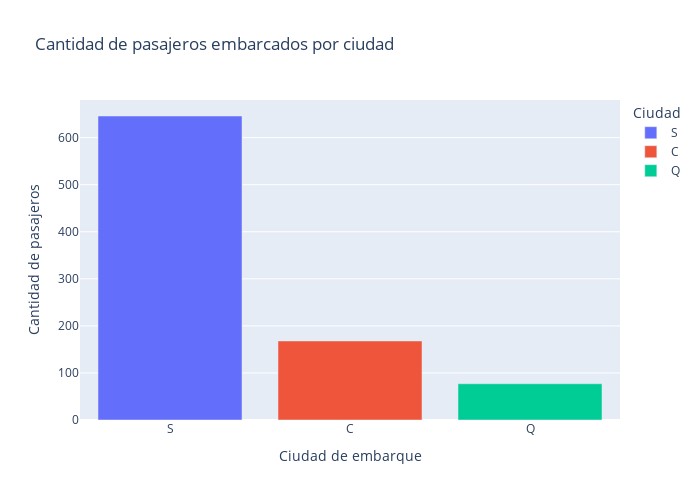

The notebook cell this image was saved under:
### Markdown cell above
### Gráfico de pasajeros embarcados en función del puerto de embarque

### Code cell
# Calculamos el número de pasajeros embarcados en cada ciudad
ciudades_embarcadas = df['Embarked'].value_counts().reset_index()
ciudades_embarcadas.columns = ['Ciudad', 'Cantidad de Pasajeros']

# Creamos el gráfico de barras con Plotly Express
fig = px.bar(ciudades_embarcadas, x='Ciudad', y='Cantidad de Pasajeros', 
             color='Ciudad', template='plotly', 
             title='Cantidad de pasajeros embarcados por ciudad', width=700, height=500)
# Actualizamos el nombre del título de nuestros ejes
fig.update_layout(xaxis_title='Ciudad de embarque', yaxis_title='Cantidad de pasajeros')
# Mostramos el gráfico
fig.show()

### Figure 1 — Plotly figure (JSON) as saved in the notebook; plotly's stock layout.template omitted (floating-point values rounded to 4 significant figures)
{"data": [{"alignmentgroup": "True", "hovertemplate": "Ciudad=%{x}<br>Cantidad de Pasajeros=%{y}<extra></extra>", "legendgroup": "S", "marker": {"color": "#636efa", "pattern": {"shape": ""}}, "name": "S", "offsetgroup": "S", "orientation": "v", "showlegend": true, "textposition": "auto", "type": "bar", "x": ["S"], "xaxis": "x", "y": [646], "yaxis": "y"}, {"alignmentgroup": "True", "hovertemplate": "Ciudad=%{x}<br>Cantidad de Pasajeros=%{y}<extra></extra>", "legendgroup": "C", "marker": {"color": "#EF553B", "pattern": {"shape": ""}}, "name": "C", "offsetgroup": "C", "orientation": "v", "showlegend": true, "textposition": "auto", "type": "bar", "x": ["C"], "xaxis": "x", "y": [168], "yaxis": "y"}, {"alignmentgroup": "True", "hovertemplate": "Ciudad=%{x}<br>Cantidad de Pasajeros=%{y}<extra></extra>", "legendgroup": "Q", "marker": {"color": "#00cc96", "pattern": {"shape": ""}}, "name": "Q", "offsetgroup": "Q", "orientation": "v", "showlegend": true, "textposition": "auto", "type": "bar", "x": ["Q"], "xaxis": "x", "y": [77], "yaxis": "y"}], "layout": {"barmode": "relative", "height": 500, "legend": {"title": {"text": "Ciudad"}, "tracegroupgap": 0}, "title": {"text": "Cantidad de pasajeros embarcados por ciudad"}, "width": 700, "xaxis": {"anchor": "y", "categoryarray": ["S", "C", "Q"], "categoryorder": "array", "domain": [0, 1], "title": {"text": "Ciudad de embarque"}}, "yaxis": {"anchor": "x", "domain": [0, 1], "title": {"text": "Cantidad de pasajeros"}}}}
